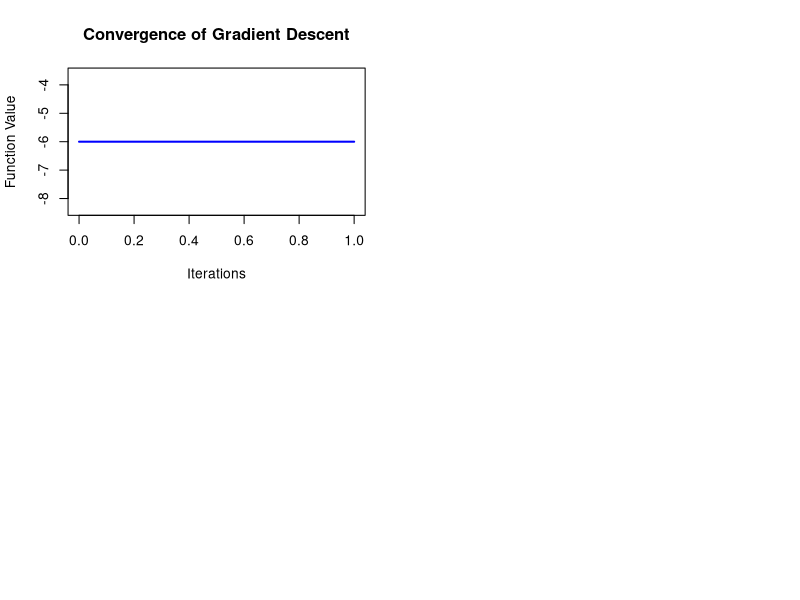

R code for this plot: (Note: this script raises an error after producing the figure.)
quadratic_func <- function(x, A, b) { # Define the quadratic function
  return(t(x) %*% A %*% x + t(b) %*% x)
}
quadratic_gradient <- function(x, A, b) {
  return(2 * A %*% x + b)
}

# Implement gradient descent
gradient_descent <- function(func, grad_func, x0, A, b, eta, epsilon, max_iter = 10000) {
  x <- x0
  iter <- 0
  converged <- FALSE
  
  # Store values for plotting
  x_history <- matrix(0, nrow = max_iter + 1, ncol = length(x0))
  x_history[1, ] <- x0
  f_history <- numeric(max_iter + 1)
  f_history[1] <- func(x0, A, b)
  grad_norm_history <- numeric(max_iter + 1)
  
  # Calculate initial gradient
  gradient <- grad_func(x, A, b)
  grad_norm_history[1] <- sqrt(sum(gradient^2))
  
  while (iter < max_iter && !converged) {
    iter <- iter + 1
    
    # Update x
    gradient <- grad_func(x, A, b)
    x <- x - eta * gradient
    
    # Store current point and function value
    x_history[iter + 1, ] <- x
    f_history[iter + 1] <- func(x, A, b)
    
    # Calculate gradient norm
    grad_norm <- sqrt(sum(gradient^2))
    grad_norm_history[iter + 1] <- grad_norm
    
    # Check convergence
    if (grad_norm < epsilon) {
      converged <- TRUE
      cat("Converged after", iter, "iterations with gradient norm:", grad_norm, "\n")
    }
    
    # Print progress every 10 iterations
    if (iter %% 10 == 0) {
      cat("Iteration:", iter, "| Function value:", func(x, A, b), "| Gradient norm:", grad_norm, "\n")
    }
  }
  
  return(list(
    x = x,
    f_value = func(x, A, b),
    iterations = iter,
    converged = converged,
    x_history = x_history[1:(iter + 1), ],
    f_history = f_history[1:(iter + 1)],
    grad_norm_history = grad_norm_history[1:(iter + 1)]
  ))
}

# Set up the problem parameters
A <- matrix(c(2, 0, 0, 4), nrow = 2, ncol = 2)
b <- matrix(c(-4, -8), nrow = 2)
x0 <- matrix(c(1, 1), nrow = 2)
eta <- 0.1
epsilon <- 1e-6

# Run gradient descent
result <- gradient_descent(quadratic_func, quadratic_gradient, x0, A, b, eta, epsilon)

# Print results
cat("Final solution: x =", result$x[1], "y =", result$x[2], "\n")
cat("Function value at solution:", result$f_value, "\n")
cat("Number of iterations:", result$iterations, "\n")
cat("Convergence status:", ifelse(result$converged, "Converged", "Did not converge"), "\n")

# Create plots in a 2x2 layout to visualize all results
par(mfrow = c(2, 2))

# Create a plot of the convergence (function value vs. iterations)
plot(0:result$iterations, result$f_history, type = "l", col = "blue", lwd = 2,
     xlab = "Iterations", ylab = "Function Value", main = "Convergence of Gradient Descent")

# Create a plot for gradient norm vs. iterations
plot(0:result$iterations, result$grad_norm_history, type = "l", col = "red", lwd = 2,
     xlab = "Iterations", ylab = "Gradient Norm (log scale)", main = "Gradient Norm vs. Iterations", log = "y")

# Create a separate plot for the trajectory of x and y values
plot(0:result$iterations, result$x_history[, 1], type = "l", col = "darkgreen", lwd = 2,
     xlab = "Iterations", ylab = "Parameter Value", main = "Parameter Trajectory")
lines(0:result$iterations, result$x_history[, 2], col = "purple", lwd = 2)
legend("right", legend = c("x", "y"), col = c("darkgreen", "purple"), lty = 1, cex = 0.8)

# Create a contour plot to visualize the function and the descent path
# Adjust range to ensure we capture the full path and the minimum
x_min <- min(result$x_history[, 1]) - 0.5
x_max <- max(result$x_history[, 1]) + 0.5
y_min <- min(result$x_history[, 2]) - 0.5
y_max <- max(result$x_history[, 2]) + 0.5

x_range <- seq(x_min, x_max, length.out = 100)
y_range <- seq(y_min, y_max, length.out = 100)
z_matrix <- matrix(0, nrow = length(x_range), ncol = length(y_range))

for (i in 1:length(x_range)) {
  for (j in 1:length(y_range)) {
    point <- matrix(c(x_range[i], y_range[j]), nrow = 2)
    z_matrix[i, j] <- quadratic_func(point, A, b)
  }
}

# Create the contour plot
contour(x_range, y_range, z_matrix, nlevels = 20, 
        xlab = "x", ylab = "y", main = "Contour Plot with Descent Path")

lines(result$x_history[, 1], result$x_history[, 2], col = "red", lwd = 2)
points(result$x_history[, 1], result$x_history[, 2], col = "red", pch = 19, cex = 0.7)

# mark start and end points
points(x0[1], x0[2], col = "green", pch = 19, cex = 2)  # Starting point
points(result$x[1], result$x[2], col = "blue", pch = 19, cex = 2)  # Final point
legend("topright", legend = c("Start", "Path", "End"), 
       col = c("green", "red", "blue"), pch = c(19, 19, 19), cex = 0.8)
